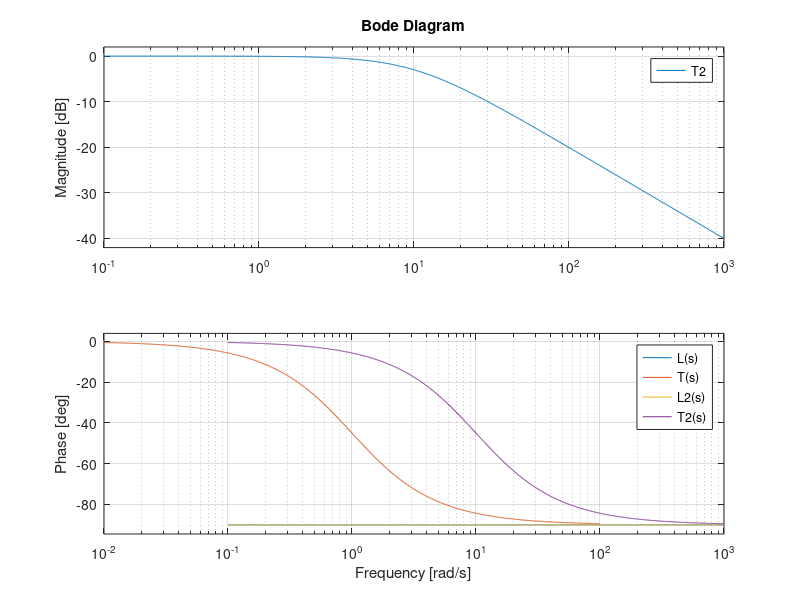

Reproduce this figure in MATLAB.
clc; clear all; close all;

s = tf('s');
G = 1/s; % 제어대상 (plant)
H = 1; % sensor (unit feedback)
C = 1; % 제어기 

L = C*G*H; % 제어 게인  = 1
T = (L)/(1+L);

L2 = 10*G*H; % 제어 게인 = 10
T2 = (L2)/(1+L2);

figure()
bode(L); hold on;
bode(T); 
bode(L2);
bode(T2)
legend('L(s)', 'T(s)', 'L2(s)', 'T2(s)')
